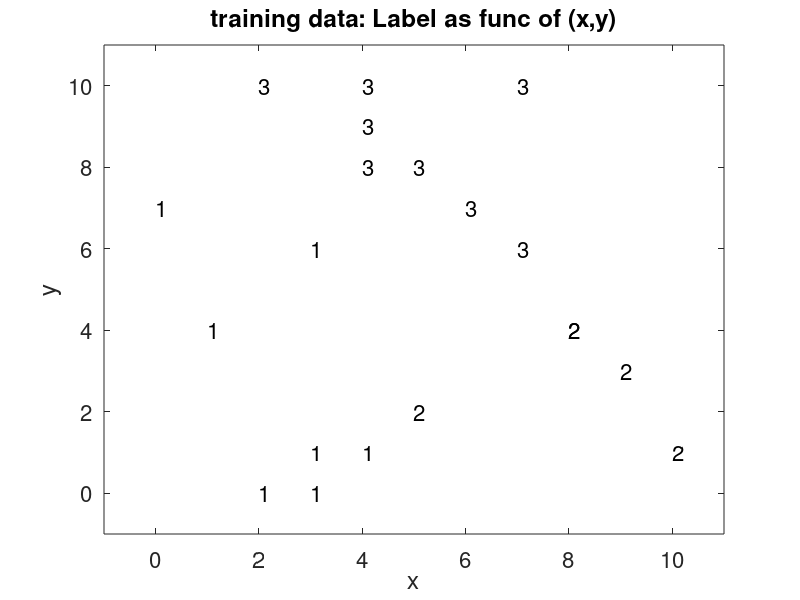

This chart was generated by the following MATLAB code: (Note: this script raises an error after producing the figure.)
%% Classifying 2d data using Neural networks in Matlab
%% Eli Tziperman, APM120, 201604

%% Specify data to be classified:
X=[2   7   0   7   4   3   9   1   8   4  10   6   4   5   2   3   5   8   3   4;
  10   6   7  10   8   1   3   4   4   1   1   7  10   8   0   0   2   4   6   9];
y=[3   3   1   3   3   1   2   1   2   1   2   3   3   3   1   1   2   2   1   3];

figure(1);clf
set(0,'defaulttextfontsize',16); set(0,'defaultaxesfontsize',16);
xlim([-1 11])
ylim([-1 11])
xlabel('x')
ylabel('y')
box on
for i=1:length(y)
  text(X(1,i),X(2,i),num2str(y(i)));
end
title('training data: Label as func of (x,y)');

% for classification, need to turn labels into matrix format:
T=zeros(max(y),length(y)); for i=1:length(y); T(y(i),i)=1; end; y=T;

%% Create network: specify number of neurons in each layer:
rng(3456);
clear net1
net1 = patternnet([3 3]);
disp('net1 = patternnet([3 3]);');
%% [e.g., [2 6 2] would create 3 hidden layers with 2,6,2 neurons in each]
net1.divideFcn=''; % don't divide data into training, testing, validation.

%% Train network:
net1 = train(net1,X,y);
disp('net1 = train(net1,X,y);');
view(net1);

%% use the trained network to classify a new point:
Xtest=[4 4]';
y1=net1(Xtest);
y1_label=vec2ind(y1);
disp('Xtest=[4 4]:');         disp(Xtest');
disp('y1=net1(Xtest):');      disp(y1');
disp('y1_label=vec2ind(y1):'); disp(y1_label);

pause
close all force
